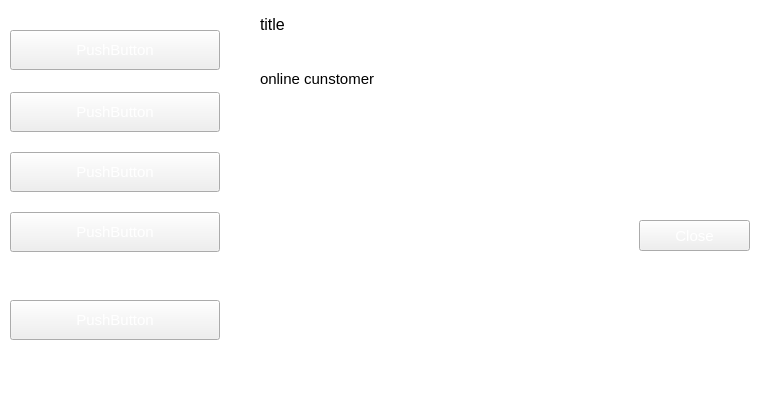
<?xml version="1.0" encoding="UTF-8"?>
<ui version="4.0">
 <class>FormSupport</class>
 <widget class="QWidget" name="FormSupport">
  <property name="windowModality">
   <enum>Qt::NonModal</enum>
  </property>
  <property name="geometry">
   <rect>
    <x>0</x>
    <y>0</y>
    <width>764</width>
    <height>405</height>
   </rect>
  </property>
  <property name="minimumSize">
   <size>
    <width>0</width>
    <height>0</height>
   </size>
  </property>
  <property name="font">
   <font>
    <pointsize>11</pointsize>
   </font>
  </property>
  <property name="windowTitle">
   <string>Form</string>
  </property>
  <property name="autoFillBackground">
   <bool>false</bool>
  </property>
  <property name="styleSheet">
   <string notr="true">QWidget#FormSupport
{
	border-image: url(Skin/dataBackground.png);
    background-color:white;

}</string>
  </property>
  <widget class="QPushButton" name="pushButtonActivate">
   <property name="geometry">
    <rect>
     <x>639</x>
     <y>220</y>
     <width>111</width>
     <height>31</height>
    </rect>
   </property>
   <property name="focusPolicy">
    <enum>Qt::NoFocus</enum>
   </property>
   <property name="styleSheet">
    <string notr="true">QPushButton{ 
border-image:url(Skin/SmallChangeableButton_1.png);
	color: rgb(255, 255, 255);
}
QPushButton:pressed{ 
border-image:url(Skin/SmallChangeableButton_3.png);
}
QPushButton:hover{
border-image:url(Skin/SmallChangeableButton_3.png);
	color: rgb(0, 0, 0);
}
QPushButton:disabled{
border-image:url(Skin/SmallChangeableButton_2.png);
	color: rgb(0, 0, 0);
}</string>
   </property>
   <property name="text">
    <string>Close</string>
   </property>
  </widget>
  <widget class="QLabel" name="labePackagelDescription">
   <property name="geometry">
    <rect>
     <x>260</x>
     <y>70</y>
     <width>494</width>
     <height>140</height>
    </rect>
   </property>
   <property name="styleSheet">
    <string notr="true">QLabel{ 
	text-align:top;
}</string>
   </property>
   <property name="text">
    <string>online cunstomer</string>
   </property>
   <property name="alignment">
    <set>Qt::AlignLeading|Qt::AlignLeft|Qt::AlignTop</set>
   </property>
   <property name="wordWrap">
    <bool>true</bool>
   </property>
  </widget>
  <widget class="QLabel" name="labelPackageTitle">
   <property name="geometry">
    <rect>
     <x>260</x>
     <y>15</y>
     <width>420</width>
     <height>40</height>
    </rect>
   </property>
   <property name="font">
    <font>
     <family>Arial</family>
     <pointsize>12</pointsize>
     <weight>9</weight>
     <italic>false</italic>
     <bold>false</bold>
    </font>
   </property>
   <property name="styleSheet">
    <string notr="true">font: 75 12pt &quot;Arial&quot;;</string>
   </property>
   <property name="text">
    <string>title</string>
   </property>
   <property name="alignment">
    <set>Qt::AlignLeading|Qt::AlignLeft|Qt::AlignTop</set>
   </property>
   <property name="wordWrap">
    <bool>true</bool>
   </property>
  </widget>
  <widget class="QPushButton" name="pushButtonMonthlyHeavyPkg">
   <property name="geometry">
    <rect>
     <x>10</x>
     <y>30</y>
     <width>210</width>
     <height>40</height>
    </rect>
   </property>
   <property name="focusPolicy">
    <enum>Qt::NoFocus</enum>
   </property>
   <property name="layoutDirection">
    <enum>Qt::LeftToRight</enum>
   </property>
   <property name="styleSheet">
    <string notr="true">QPushButton{ 
border-image:url(Skin/packages_enable.png);
	color: rgb(255, 255, 255);
}
QPushButton:pressed{ 
border-image:url(Skin/packages_down.png);
	color: rgb(255, 255, 255);
}
QPushButton:hover{
border-image:url(Skin/packages_hover.png);
	color: rgb(255, 255, 255);
}
QPushButton:disabled{
border-image:url(Skin/packages_down.png);
	color: rgb(255, 255, 255);
}</string>
   </property>
   <property name="text">
    <string>PushButton</string>
   </property>
  </widget>
  <widget class="QPushButton" name="pushButtonNightMonthlyPkg">
   <property name="geometry">
    <rect>
     <x>10</x>
     <y>92</y>
     <width>210</width>
     <height>40</height>
    </rect>
   </property>
   <property name="focusPolicy">
    <enum>Qt::NoFocus</enum>
   </property>
   <property name="acceptDrops">
    <bool>false</bool>
   </property>
   <property name="styleSheet">
    <string notr="true">QPushButton{ 
border-image:url(Skin/packages_enable.png);
	color: rgb(255, 255, 255);
}
QPushButton:pressed{ 
border-image:url(Skin/packages_down.png);
	color: rgb(255, 255, 255);
}
QPushButton:hover{
border-image:url(Skin/packages_hover.png);
	color: rgb(255, 255, 255);
}
QPushButton:disabled{
border-image:url(Skin/packages_down.png);
	color: rgb(255, 255, 255);
}</string>
   </property>
   <property name="text">
    <string>PushButton</string>
   </property>
  </widget>
  <widget class="QPushButton" name="pushButton3GBforMonthly">
   <property name="geometry">
    <rect>
     <x>10</x>
     <y>152</y>
     <width>210</width>
     <height>40</height>
    </rect>
   </property>
   <property name="focusPolicy">
    <enum>Qt::NoFocus</enum>
   </property>
   <property name="styleSheet">
    <string notr="true">QPushButton{ 
border-image:url(Skin/packages_enable.png);
	color: rgb(255, 255, 255);
}
QPushButton:pressed{ 
border-image:url(Skin/packages_down.png);
	color: rgb(255, 255, 255);
}
QPushButton:hover{
border-image:url(Skin/packages_hover.png);
	color: rgb(255, 255, 255);
}
QPushButton:disabled{
border-image:url(Skin/packages_down.png);
	color: rgb(255, 255, 255);
}</string>
   </property>
   <property name="text">
    <string>PushButton</string>
   </property>
  </widget>
  <widget class="QPushButton" name="pushButton1GBforMonthly">
   <property name="geometry">
    <rect>
     <x>10</x>
     <y>212</y>
     <width>210</width>
     <height>40</height>
    </rect>
   </property>
   <property name="focusPolicy">
    <enum>Qt::NoFocus</enum>
   </property>
   <property name="styleSheet">
    <string notr="true">QPushButton{ 
border-image:url(Skin/packages_enable.png);
	color: rgb(255, 255, 255);
}
QPushButton:pressed{ 
border-image:url(Skin/packages_down.png);
	color: rgb(255, 255, 255);
}
QPushButton:hover{
border-image:url(Skin/packages_hover.png);
	color: rgb(255, 255, 255);
}
QPushButton:disabled{
border-image:url(Skin/packages_down.png);
	color: rgb(255, 255, 255);
}</string>
   </property>
   <property name="text">
    <string>PushButton</string>
   </property>
  </widget>
  <widget class="QPushButton" name="pushButtonCheckUsage">
   <property name="geometry">
    <rect>
     <x>10</x>
     <y>300</y>
     <width>210</width>
     <height>40</height>
    </rect>
   </property>
   <property name="focusPolicy">
    <enum>Qt::NoFocus</enum>
   </property>
   <property name="styleSheet">
    <string notr="true">QPushButton{ 
border-image:url(Skin/packages_enable.png);
	color: rgb(255, 255, 255);
}
QPushButton:pressed{ 
border-image:url(Skin/packages_down.png);
	color: rgb(255, 255, 255);
}
QPushButton:hover{
border-image:url(Skin/packages_hover.png);
	color: rgb(255, 255, 255);
}
QPushButton:disabled{
border-image:url(Skin/packages_disable.png);
	color: rgb(120, 120, 120);
}</string>
   </property>
   <property name="text">
    <string>PushButton</string>
   </property>
  </widget>
 </widget>
 <resources/>
 <connections/>
</ui>
